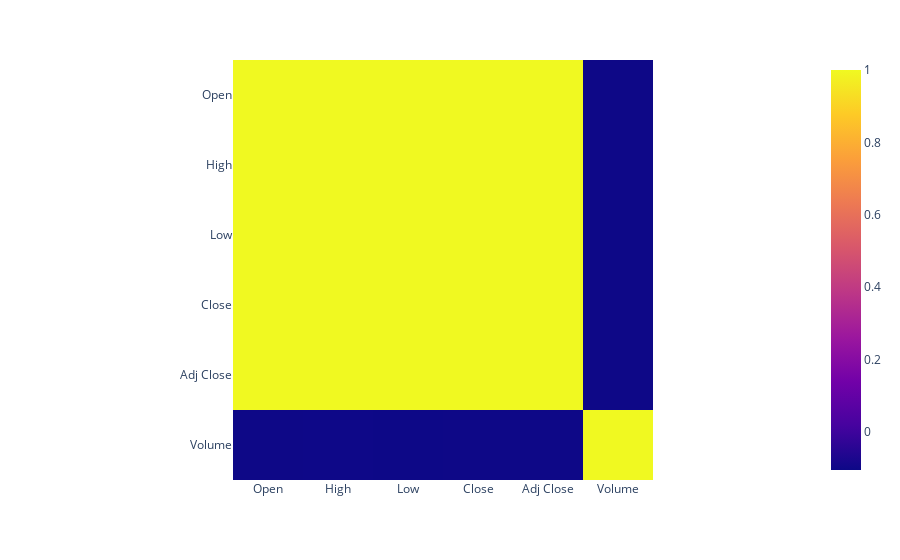

The cell this chart's notebook holds for it:
### Code cell
import plotly.express as px
fig = px.imshow(df_corr.corr())
fig.show()

### Figure 1 — Plotly figure (JSON) as saved in the notebook; plotly's stock layout.template omitted (floating-point values rounded to 4 significant figures)
{"data": [{"coloraxis": "coloraxis", "hovertemplate": "x: %{x}<br>y: %{y}<br>color: %{z}<extra></extra>", "name": "0", "type": "heatmap", "x": ["Open", "High", "Low", "Close", "Adj Close", "Volume"], "xaxis": "x", "y": ["Open", "High", "Low", "Close", "Adj Close", "Volume"], "yaxis": "y", "z": [[1, 0.9999, 0.9998, 0.9996, 0.9996, -0.1039], [0.9999, 1, 0.9998, 0.9998, 0.9998, -0.1026], [0.9998, 0.9998, 1, 0.9999, 0.9999, -0.1057], [0.9996, 0.9998, 0.9999, 1, 1.0, -0.1043], [0.9996, 0.9998, 0.9999, 1.0, 1, -0.1043], [-0.1039, -0.1026, -0.1057, -0.1043, -0.1043, 1]]}], "layout": {"coloraxis": {"colorscale": [[0, "#0d0887"], [0.1111, "#46039f"], [0.2222, "#7201a8"], [0.3333, "#9c179e"], [0.4444, "#bd3786"], [0.5556, "#d8576b"], [0.6667, "#ed7953"], [0.7778, "#fb9f3a"], [0.8889, "#fdca26"], [1, "#f0f921"]]}, "margin": {"t": 60}, "xaxis": {"anchor": "y", "constrain": "domain", "domain": [0, 1], "scaleanchor": "y"}, "yaxis": {"anchor": "x", "autorange": "reversed", "constrain": "domain", "domain": [0, 1]}}}
